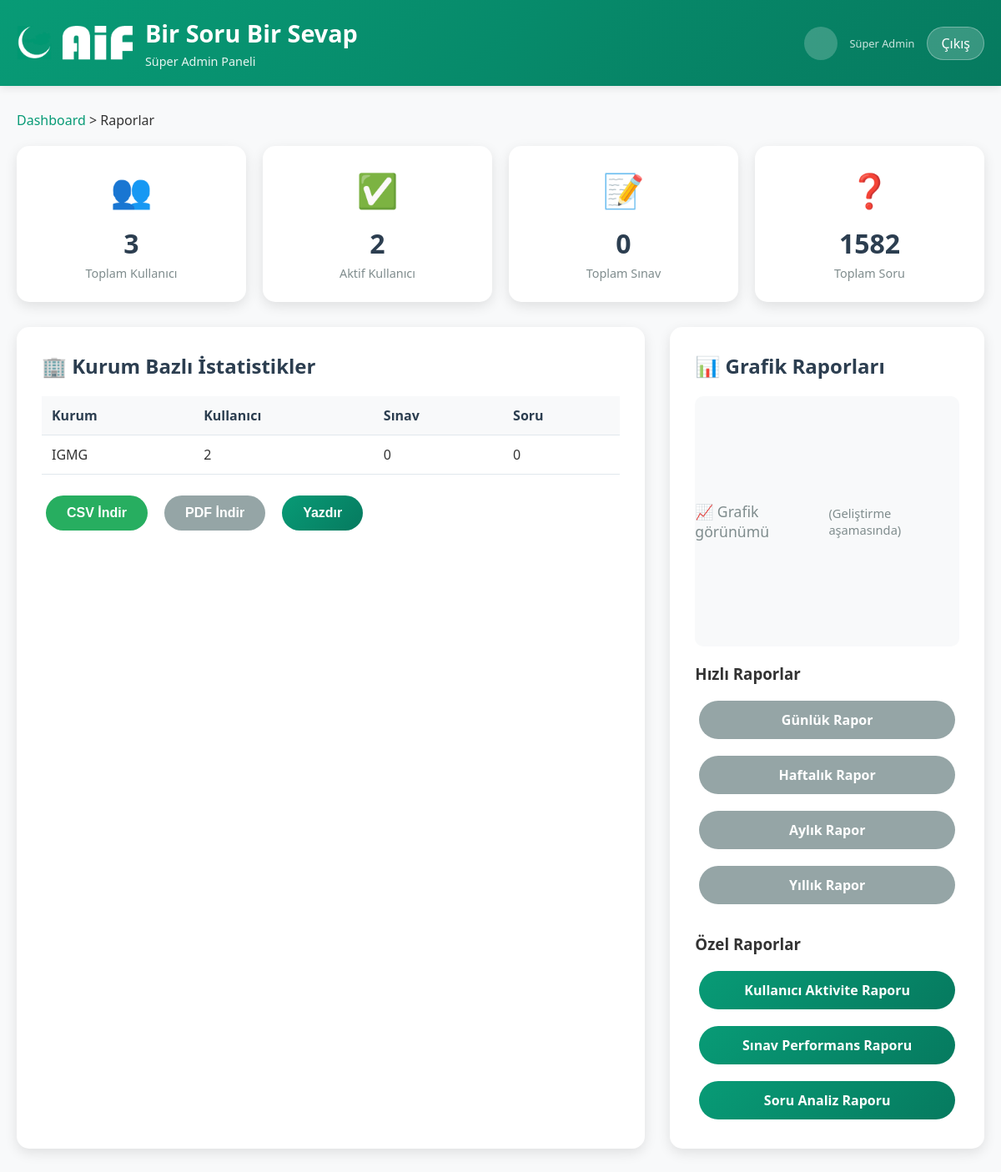
Screenshot of /admin/reports.php (signed in) with the database file from the repository.
### tables this page shows
CREATE TABLE IF NOT EXISTS `users` (
  `id` int(11) NOT NULL AUTO_INCREMENT,
  `username` varchar(50) NOT NULL,
  `password` varchar(255) NOT NULL,
  `role` enum('superadmin','admin','teacher','student') NOT NULL,
  `full_name` varchar(200) NOT NULL,
  `branch` varchar(100) DEFAULT '',
  `class_section` varchar(50) DEFAULT '',
  `email` varchar(100) DEFAULT '',
  `phone` varchar(20) DEFAULT '',
  `user_type` varchar(20) DEFAULT '',
  `is_admin` tinyint(1) DEFAULT 0,
  `is_superadmin` tinyint(1) DEFAULT 0,
  `must_change_password` tinyint(1) DEFAULT 1,
  `created_at` timestamp NOT NULL DEFAULT CURRENT_TIMESTAMP,
  `last_login` timestamp NULL DEFAULT NULL,
  `password_changed_at` timestamp NULL DEFAULT NULL,
  `updated_at` timestamp NOT NULL DEFAULT CURRENT_TIMESTAMP ON UPDATE CURRENT_TIMESTAMP,
  PRIMARY KEY (`id`),
  UNIQUE KEY `username` (`username`),
  KEY `idx_role` (`role`),
  KEY `idx_class_section` (`class_section`),
  KEY `idx_branch` (`branch`)
);

### auth.php (called while the page is built, shortened)
<?php
require_once 'database.php';
class Auth {
    private static $instance = null;
    private $db;
    public static function getInstance() {
        if (self::$instance === null) {
            self::$instance = new self();
        }
        return self::$instance;
    }
    private function __construct() {
        $this->db = Database::getInstance();
    }
    public function getUsers() {
        $users = $this->db->getAllUsers();
        $result = [];
        foreach ($users as $user) {
            $result[$user['username']] = $user;
        }
        return $result;
    }
    public function getAllUsers() {
        return $this->getUsers();
    }
}
?>

### database.php (called while the page is built, shortened)
<?php
class Database {
    private static $instance = null;
    private $connection;
    private function __construct() {
        $this->host = getenv('DB_HOST') ?: (defined('DB_HOST') ? DB_HOST : 'localhost');
        $this->dbname = getenv('DB_NAME') ?: (defined('DB_NAME') ? DB_NAME : '');
        $this->username = getenv('DB_USER') ?: (defined('DB_USER') ? DB_USER : '');
        $this->password = getenv('DB_PASS') ?: (defined('DB_PASS') ? DB_PASS : '');
        try {
            $this->connection = new PDO(
                "mysql:host={$this->host};dbname={$this->dbname};charset=utf8mb4",
                $this->username,
                $this->password,
                [
                    PDO::ATTR_ERRMODE => PDO::ERRMODE_EXCEPTION,
                    PDO::ATTR_DEFAULT_FETCH_MODE => PDO::FETCH_ASSOC,
                    PDO::ATTR_EMULATE_PREPARES => false,
                    PDO::ATTR_PERSISTENT => false,
                    PDO::ATTR_TIMEOUT => 10
                ]
            );
        } catch (PDOException $e) {
            die("Veritabanı bağlantı hatası: " . $e->getMessage());
        }
    }
    public static function getInstance() {
        if (self::$instance === null) {
            self::$instance = new self();
        }
        return self::$instance;
    }
    public function getAllUsers() {
        $sql = "SELECT * FROM users ORDER BY created_at DESC";
        $stmt = $this->connection->prepare($sql);
        $stmt->execute();
        return $stmt->fetchAll();
    }
}
?>

### admin/reports.php (the view, shortened to what this page needs)
<?php
require_once '../auth.php';
$auth = Auth::getInstance();
$allUsers = $auth->getAllUsers();
$totalUsers = count($allUsers);
$activeUsers = 0;
$institutionStats = [];
foreach ($allUsers as $user) {
    if ($user['role'] !== 'superadmin') {
        $institution = $user['branch'] ?? $user['institution'] ?? 'Bilinmiyor';
        if (!isset($institutionStats[$institution])) {
            $institutionStats[$institution] = ['users' => 0, 'exams' => 0, 'questions' => 0];
        }
        $institutionStats[$institution]['users']++;
        $activeUsers++;
    }
}
$questions = $_SESSION['all_questions'] ?? [];
$totalQuestions = count($questions);
$reportData = [
    'total_users' => $totalUsers,
    'active_users' => $activeUsers,
    'total_exams' => 0,
    'total_questions' => $totalQuestions,
    'institution_stats' => $institutionStats
];
?>
<!DOCTYPE html>
<html lang="tr">
<head>
</head>
<body>
    <div class="header">
        <div class="header-content">
            <div class="logo">
                <img src="../logo.png" alt="Bir Soru Bir Sevap Logo">
                <div>
                    <h1>Bir Soru Bir Sevap</h1>
                    <p>Süper Admin Paneli</p>
                </div>
            </div>
            <div class="user-info">
                <div class="user-avatar">
                </div>
                <div>
                    <div style="font-size: 0.8em; opacity: 0.8;">Süper Admin</div>
                </div>
                <a href="../logout.php" class="logout-btn">Çıkış</a>
            </div>
        </div>
    </div>
    <div class="container">
        <div class="breadcrumb">
            <a href="dashboard.php">Dashboard</a> > Raporlar
        </div>
        <div class="stats-grid">
            <div class="stat-card">
                <div class="stat-icon">👥</div>
                <div class="stat-number"><?php echo $reportData['total_users']; ?></div>
                <div class="stat-label">Toplam Kullanıcı</div>
            </div>
            <div class="stat-card">
                <div class="stat-icon">✅</div>
                <div class="stat-number"><?php echo $reportData['active_users']; ?></div>
                <div class="stat-label">Aktif Kullanıcı</div>
            </div>
            <div class="stat-card">
                <div class="stat-icon">📝</div>
                <div class="stat-number"><?php echo $reportData['total_exams']; ?></div>
                <div class="stat-label">Toplam Sınav</div>
            </div>
            <div class="stat-card">
                <div class="stat-icon">❓</div>
                <div class="stat-number"><?php echo $reportData['total_questions']; ?></div>
                <div class="stat-label">Toplam Soru</div>
            </div>
        </div>
        <div class="reports-grid">
            <div class="report-card">
                <h2>🏢 Kurum Bazlı İstatistikler</h2>
                <table class="institution-table">
                    <thead>
                        <tr>
                            <th>Kurum</th>
                            <th>Kullanıcı</th>
                            <th>Sınav</th>
                            <th>Soru</th>
                        </tr>
                    </thead>
                    <tbody>
                        <?php foreach ($reportData['institution_stats'] as $institution => $stats): ?>
                            <tr>
                                <td><?php echo htmlspecialchars($institution); ?></td>
                                <td><?php echo $stats['users']; ?></td>
                                <td><?php echo $stats['exams']; ?></td>
                                <td><?php echo $stats['questions']; ?></td>
                            </tr>
                        <?php endforeach; ?>
                    </tbody>
                </table>
                <div class="export-options">
                    <button class="btn btn-success" onclick="exportToCSV()">CSV İndir</button>
                    <button class="btn btn-secondary" onclick="exportToPDF()">PDF İndir</button>
                    <button class="btn" onclick="printReport()">Yazdır</button>
                </div>
            </div>
            <div class="report-card">
                <h2>📊 Grafik Raporları</h2>
                <div class="chart-container">
                    📈 Grafik görünümü<br>
                    <small>(Geliştirme aşamasında)</small>
                </div>
                <div style="margin-top: 20px;">
                    <h3>Hızlı Raporlar</h3>
                    <div style="display: flex; flex-direction: column; gap: 10px; margin-top: 15px;">
                        <a href="#" class="btn btn-secondary">Günlük Rapor</a>
                        <a href="#" class="btn btn-secondary">Haftalık Rapor</a>
                        <a href="#" class="btn btn-secondary">Aylık Rapor</a>
                        <a href="#" class="btn btn-secondary">Yıllık Rapor</a>
                    </div>
                </div>
                <div style="margin-top: 30px;">
                    <h3>Özel Raporlar</h3>
                    <div style="display: flex; flex-direction: column; gap: 10px; margin-top: 15px;">
                        <a href="#" class="btn">Kullanıcı Aktivite Raporu</a>
                        <a href="#" class="btn">Sınav Performans Raporu</a>
                        <a href="#" class="btn">Soru Analiz Raporu</a>
                    </div>
                </div>
            </div>
        </div>
    </div>
</body>
</html>

### admin/reports.php (style rules this page uses)
* { margin: 0; padding: 0; box-sizing: border-box; }
body { font-family: 'Segoe UI', Tahoma, Geneva, Verdana, sans-serif; background: #f8f9fa; color: #333; }
.header { background: linear-gradient(135deg, #089b76 0%, #067a5f 100%); color: white; padding: 20px 0; box-shadow: 0 2px 10px rgba(0,0,0,0.1); }
.header-content { max-width: 1200px; margin: 0 auto; padding: 0 20px; display: flex; justify-content: space-between; align-items: center; }
.logo { display: flex; align-items: center; gap: 15px; }
.logo img { height: 50px; width: auto; }
.logo h1 { font-size: 1.8em; margin-bottom: 5px; }
.logo p { opacity: 0.9; font-size: 0.9em; }
.user-info { display: flex; align-items: center; gap: 15px; }
.user-avatar { width: 40px; height: 40px; background: rgba(255,255,255,0.2); border-radius: 50%; display: flex; align-items: center; justify-content: center; font-weight: bold; }
.logout-btn { background: rgba(255,255,255,0.2); border: 1px solid rgba(255,255,255,0.3); color: white; padding: 8px 16px; border-radius: 20px; text-decoration: none; transition: all 0.3s ease; }
.container { max-width: 1200px; margin: 0 auto; padding: 30px 20px; }
.breadcrumb { margin-bottom: 20px; }
.breadcrumb a { color: #089b76; text-decoration: none; }
.stats-grid { display: grid; grid-template-columns: repeat(auto-fit, minmax(250px, 1fr)); gap: 20px; margin-bottom: 30px; }
.stat-card { background: white; padding: 25px; border-radius: 15px; box-shadow: 0 5px 15px rgba(0,0,0,0.1); text-align: center; transition: transform 0.3s ease; }
.stat-icon { font-size: 2.5em; margin-bottom: 15px; }
.stat-number { font-size: 2em; font-weight: bold; color: #2c3e50; margin-bottom: 5px; }
.stat-label { color: #7f8c8d; font-size: 0.9em; }
.reports-grid { display: grid; grid-template-columns: 2fr 1fr; gap: 30px; }
.report-card { background: white; padding: 30px; border-radius: 15px; box-shadow: 0 5px 15px rgba(0,0,0,0.1); }
.report-card h2 { color: #2c3e50; margin-bottom: 20px; font-size: 1.5em; }
.institution-table { width: 100%; border-collapse: collapse; margin-top: 20px; }
.institution-table th, .institution-table td { padding: 12px; text-align: left; border-bottom: 1px solid #e1e8ed; }
.institution-table th { background: #f8f9fa; font-weight: 600; color: #2c3e50; }
.btn { background: linear-gradient(135deg, #089b76 0%, #067a5f 100%); color: white; border: none; padding: 12px 25px; border-radius: 25px; cursor: pointer; font-size: 1em; font-weight: 600; transition: all 0.3s ease; text-decoration: none; display: inline-block; text-align: center; margin: 5px; }
.btn-secondary { background: #95a5a6; }
.btn-success { background: #27ae60; }
.export-options { display: flex; flex-wrap: wrap; gap: 10px; margin-top: 20px; }
.chart-container { height: 300px; background: #f8f9fa; border-radius: 10px; display: flex; align-items: center; justify-content: center; color: #7f8c8d; font-size: 1.1em; }

### rows the page displays
users: id "2", exams "0", questions "0"
users: branch "IGMG"

### other values shown
$reportData['total_users'] "3"
$reportData['active_users'] "2"
$reportData['total_exams'] "0"
$reportData['total_questions'] "1582"
